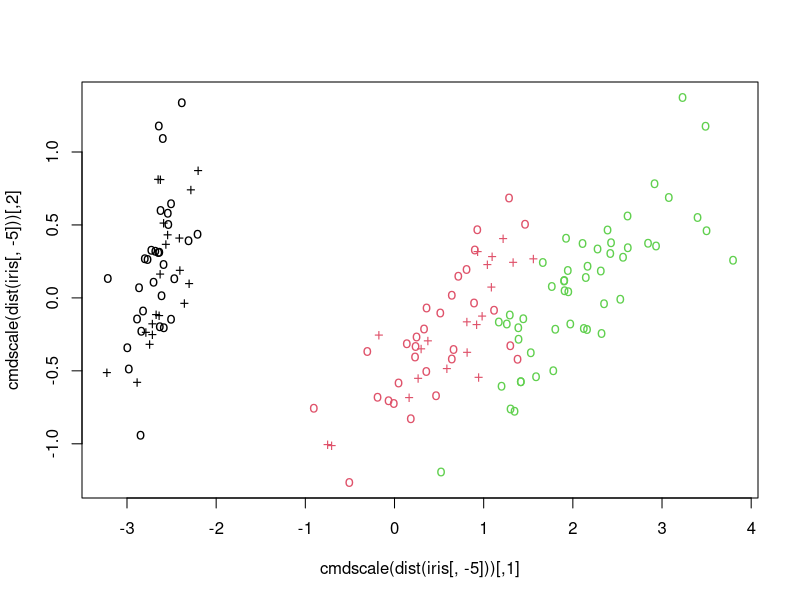
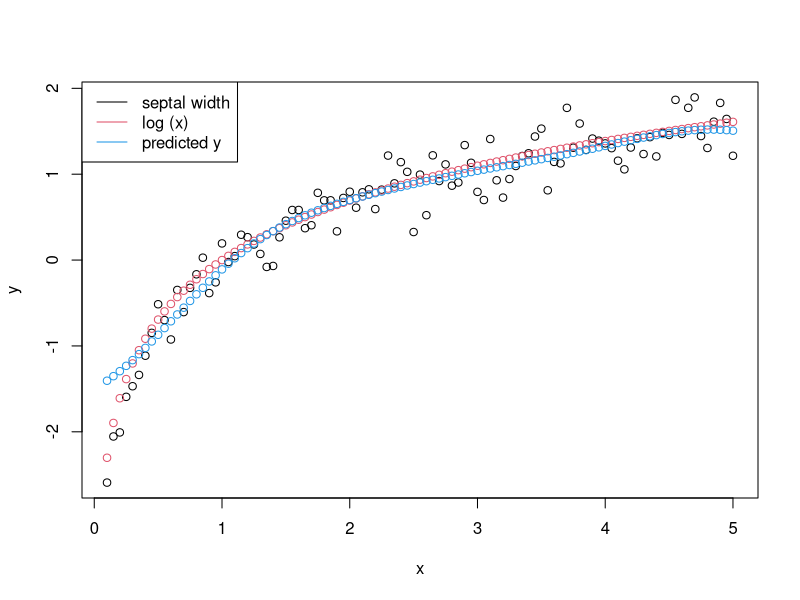
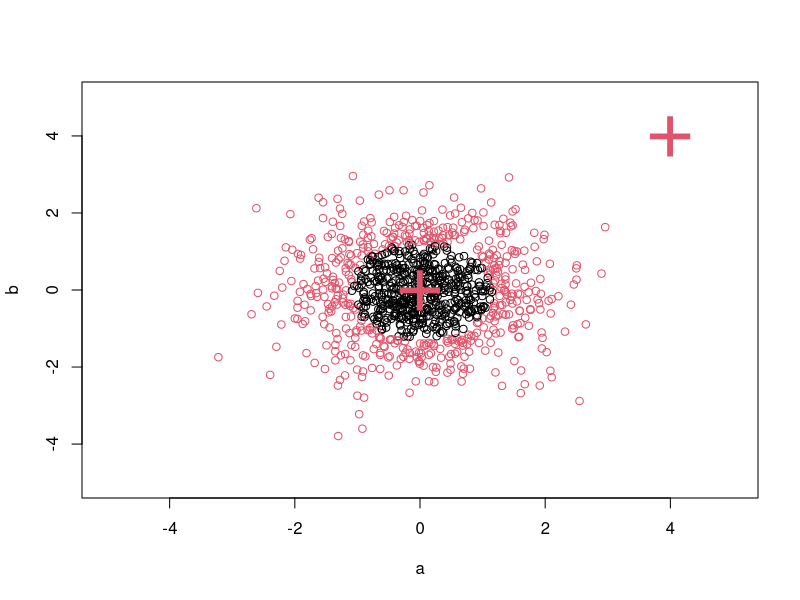
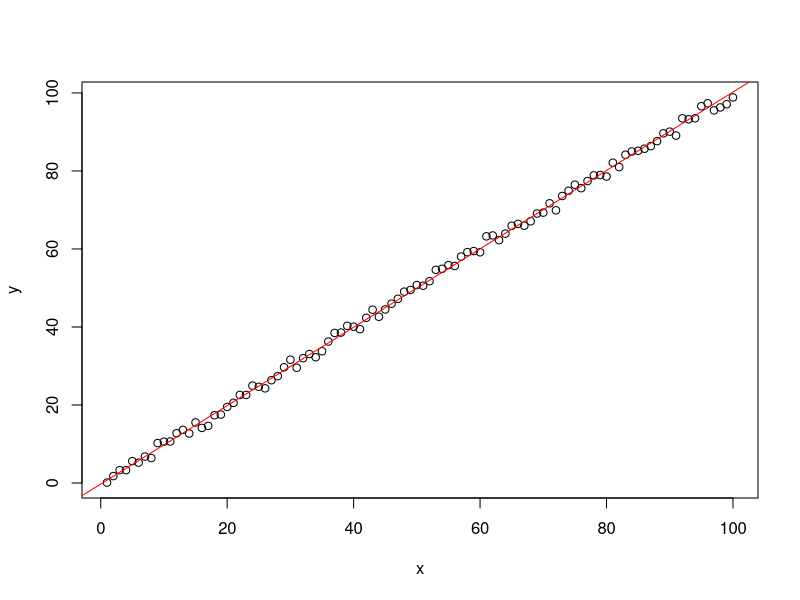
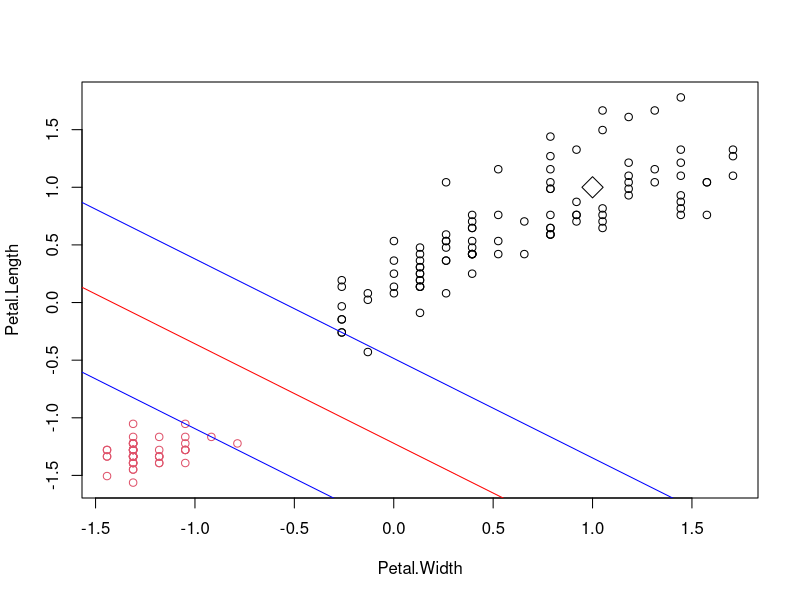

R code for these plots, in order:
## ---- chunk 1
knitr::opts_chunk$set(echo = TRUE)
## ---- chunk 2
library(e1071)
## ---- chunk 3
data(iris)
attach(iris)
# View(iris)
## ---- chunk 4
model = svm(Species ~ ., data = iris)
print(model)
summary(model)
## ---- chunk 5
x <- subset(iris, select = -Species)
y <- Species

trainIndex = sample(1:150, 100, replace=FALSE)
xTrain = x[trainIndex,]
yTrain = y[trainIndex]

model <- svm(xTrain, yTrain) 

print(model)
summary(model)

xTest = x[-trainIndex,]
yTest = y[-trainIndex]

# test with train data
pred <- predict(model, xTest)
# (same as:)
#pred <- fitted(model)

# Check accuracy:
table(pred, yTest)

# compute decision values and probabilities:
pred <- predict(model, xTest, decision.values = TRUE)
attr(pred, "decision.values")[1:4,]

# visualize (classes by color, SV by crosses):
plot(cmdscale(dist(iris[,-5])),
     col = as.integer(iris[,5]),
     pch = c("o","+")[1:150 %in% model$index + 1])
## ---- chunk 6

x <- seq(0.1, 5, by = 0.05)
y <- log(x) + rnorm(x, sd = 0.2)

## ---- chunk 7
m   <- svm(x, y)
new <- predict(m, x)

## ---- chunk 8
plot(x, y)
points(x, log(x), col = 2)
points(x, new, col = 4)
legend('topleft', c('septal width', 'log (x)', 'predicted y'), col=c(1,2,4), lty=1)

## ---- chunk 9
X <- data.frame(a = rnorm(1000), b = rnorm(1000))
attach(X)
## ---- chunk 10
m <- svm(X, gamma = 0.1)
## ---- chunk 11
m <- svm(~ a + b, gamma = 0.1)
## ---- chunk 12
newdata <- data.frame(a = c(0, 4), b = c(0, 4))
predict (m, newdata)
## ---- chunk 13
plot(X, col = 1:1000 %in% m$index + 1, xlim = c(-5,5), ylim=c(-5,5))
points(newdata, pch = "+", col = 2, cex = 5)
## ---- chunk 14
i2 <- iris
levels(i2$Species)[3] <- "versicolor"
summary(i2$Species)
wts <- 100 / table(i2$Species)
wts
m <- svm(Species ~ ., data = i2, class.weights = wts)
## ---- chunk 15
x <- 1:100
y <- x + rnorm(100)
m <- svm(y ~ x, scale = FALSE, kernel = "linear")
coef(m)
plot(y ~ x)
abline(m, col = "red")

## ---- chunk 16
setosa <- as.factor(iris$Species == "setosa")
iris2 = scale(iris[,-5])

## ---- chunk 17
modelLinear <- svm(setosa ~ Petal.Width + Petal.Length,
        data = iris2, kernel = "linear")
## ---- chunk 18
plot(Petal.Length ~ Petal.Width, data = iris2, col = setosa)
(cf <- coef(modelLinear))
abline(-cf[1]/cf[3], -cf[2]/cf[3], col = "red")
abline(-(cf[1] + 1)/cf[3], -cf[2]/cf[3], col = "blue")
abline(-(cf[1] - 1)/cf[3], -cf[2]/cf[3], col = "blue")
points(m$SV, pch = 5, cex = 2)
